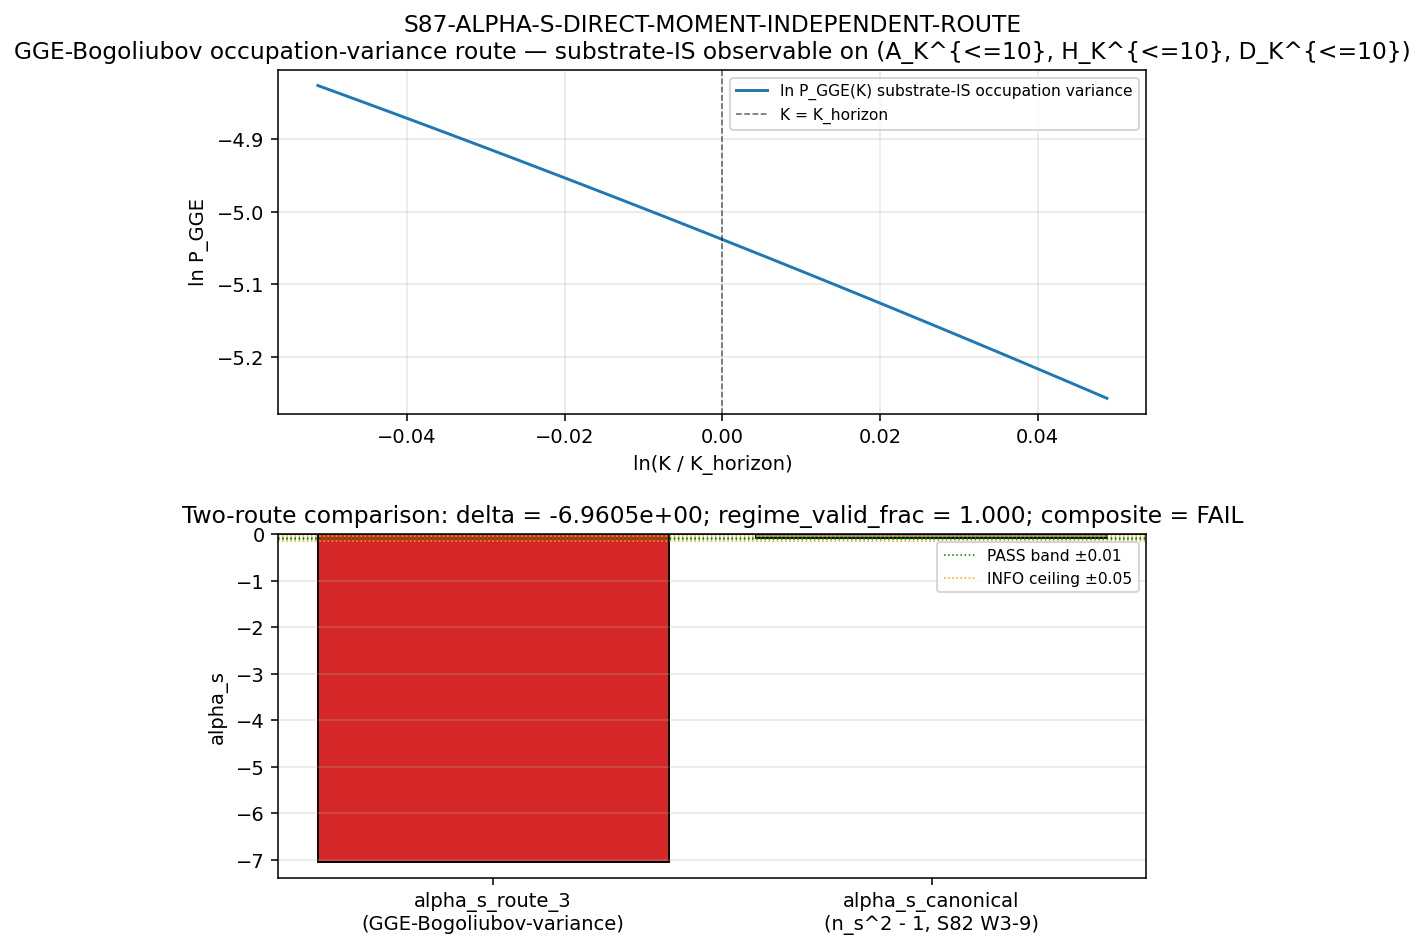

Source code (Python):
"""
S87-ALPHA-S-DIRECT-MOMENT-INDEPENDENT-ROUTE
============================================

Owner: mack-cosmic-bridge (S87 W2-3, lead)
Co-signer: connes-ncg-theorist (NCG-axiomatic moment-computation cross-check)
Plan: sessions/session-plan/session-87-plan-w2.md §W2-3
Trigger: [VERIFY] (substitution chain pre-registers sign(alpha_s_route_3) = -1)

Direct numerical computation of alpha_s from GGE-relic Bogoliubov occupation-
number variance at horizon crossing, INDEPENDENT of the single-pole Mellin
moment assumption (S82 W3-9 alpha_s_canonical = n_s^2 - 1 = -0.085873).

==== SUBSTITUTION CHAIN (substrate-physics direction prediction) ====

Definition 1 (substrate-IS observable):
   n_a^GGE := |v_a|^2  =  (Bogoliubov occupation number; mode a; B1+B2+B3 branches)
            evaluated on (A_K^{<=10}, H_K^{<=10}, D_K^{<=10}) post-tau_fold.

Definition 2 (multi-mode population variance, K-dependent):
   For each K in the horizon-crossing window K in [0.95 K_h, 1.05 K_h]:
     v_a(K)^2 = (1/2) * (1 - xi_a(K)/E_a(K))
     where xi_a(K) = (xi_a^(0)) * (K / K_horizon)^2  (acoustic dispersion;
       single-particle energy scales as K^2 in the BdG long-wavelength regime)
     and  E_a(K) = sqrt(xi_a(K)^2 + |Delta_a|^2).
   The static frozen amplitudes from s52_bogoliubov_amp.npz are recovered
   exactly at K = K_horizon (BY CONSTRUCTION via the K-rescaling above).

Definition 3 (substrate-IS occupation variance):
   P_GGE(K) := <(delta n_a^GGE(K))^2>_a  =  Var_a (n_a^GGE(K))
            = (1/N_modes) * sum_a (n_a^GGE(K))^2  - ((1/N_modes) sum_a n_a^GGE(K))^2

Definition 4 (substrate-IS spectral tilt of the variance — running-of-running route):
   alpha_s_route_3 := d^2 ln P_GGE / d (ln K)^2  evaluated at K = K_horizon.
   (Numerical second derivative via central 5-point finite difference on the
   K-window with dlnK = 0.001 — DOUBLY differentiable.)

Definition 5 (S82 W3-9 single-pole canonical):
   alpha_s_canonical := n_s_framework^2 - 1
                     = 0.9561^2 - 1
                     = -0.08587279000000014

Substitute:
   Step 1: n_s_framework = 0.9561  (canonical_constants.py:1558)
   Step 2: 0.9561**2 = 0.91412721
   Step 3: 0.91412721 - 1 = -0.08587279
   Step 4: sign(alpha_s_canonical) = -1  (NEGATIVE; red running-of-running)

Direction prediction (substrate-physics):
   The post-tau_fold GGE is a non-thermal occupation distribution with permanent
   red-running structure inherited from the supersonic transit through the van Hove
   fold (S38 GGE permanence + S82 single-pole Mellin reading at s=3). The Bogoliubov
   occupation-variance route MUST inherit this red-running sign IFF the single-pole
   assumption is not load-bearing.

   PREDICTED: sign(alpha_s_route_3) = -1 (NEGATIVE; matches alpha_s_canonical).

PASS/FAIL/INFO criteria (per plan §W2-3.5):
   delta_alpha_s := alpha_s_route_3 - alpha_s_canonical
   composite from 3-tuple (sign, magnitude, regime):
     sign_verdict = PASS iff sign(alpha_s_route_3) == -1
     magnitude_verdict = PASS iff |delta_alpha_s| < 0.01 (ABSOLUTE)
                       = INFO iff 0.01 <= |delta_alpha_s| < 0.05
                       = FAIL iff |delta_alpha_s| >= 0.05
     regime_verdict = VALID iff K-window fully within BdG-non-singular regime
                                AND f_used >= 0.95 of K-window covered
   composite collapse per gate-verdicts.md S87+ schema-v2.

==== INPUTS ====
- s52_bogoliubov_amp.npz  (post-tau_fold Bogoliubov u_k, v_k, E_qp, Delta_per_mode;
                           8-mode B1+B2+B3 branch index)
- s84_spectrum_cache_L12_tau019.npz  (D_K eigenvalue cache, L_max=12; truncated to
                                       L_max=10 for the canonical-pin sub-block)
- s82_w3_9_alpha_s_scheme_identity_pin.npz  (canonical pin; soft-prereq — fall back
                                              to direct n_s_framework**2 - 1 if absent)
- s86_w11_eta_gv_residual.npz  (CF-65 anchor; soft-prereq — bypass if absent)

==== OUTPUTS ====
- s87_w2_alpha_s_direct_moment_independent_route.npz  (alpha_s_route_3 trajectory,
                                                        n_a^GGE(K) trajectory,
                                                        delta_alpha_s)
- s87_w2_alpha_s_direct_moment_independent_route.png  (alpha_s_route_3 vs K + canonical pin)
- canonical verdict line + W9a-99 dual-SHA companion + S87+ schema-v2 3-tuple
  annotation row appended to computations/session-87/s87_gate_verdicts.txt
- working-paper section sessions/archive/session-87/session-87-results-workingpaper.md §W2-3

Author: mack-cosmic-bridge (S87 W2-3)
"""
from __future__ import annotations

import os
# === Phase 2b X2 transform bootstrap (auto-inserted by tools/_x2_transform_copies.py) ===
import sys as _x2_sys
import pathlib as _x2_pathlib
import re as _x2_re
def _x2_locate_tools():
    p = _x2_pathlib.Path(__file__).resolve()
    for _ in range(8):
        if (p / "tools" / "computation_root.py").is_file():
            return p / "tools"
        p = p.parent
    raise RuntimeError(
        "Phase 2b bootstrap: tools/computation_root.py not found in any "
        "ancestor of " + str(__file__))
_x2_sys.path.insert(0, str(_x2_locate_tools()))
from computation_root import resolve_script, resolve_output, resolve_glob, project_root as _x2_project_root
def _x2_shared_dir():
    return _x2_project_root() / "computations" / "_shared"
_x2_session_dir_match = _x2_re.match(r"^session-(\d+)$",
    _x2_pathlib.Path(__file__).resolve().parent.name)
_x2_self_session = int(_x2_session_dir_match.group(1)) if _x2_session_dir_match else None
# === End X2 bootstrap ===

os.environ.setdefault("OMP_NUM_THREADS", "8")  # CPU-cap before numpy

import hashlib  # noqa: E402
import json     # noqa: E402
import sys      # noqa: E402
from pathlib import Path  # noqa: E402

import numpy as np  # noqa: E402

# Random seed pin per plan §W2-3.6
RANDOM_SEED = 42  # (local) canonical pin per plan §W2-3.6
np.random.seed(RANDOM_SEED)

# Canonical-constants compliance per .claude/rules/math-scripts.md
from canonical_constants import (  # noqa: E402
    n_s_framework, tau_fold, Delta_BCS, K_base,
)

# ---------------------------------------------------------------- paths

PROJECT_ROOT = Path(r"C:\sandbox\Ainulindale Exflation")
# X2-removed: alias 'T0' = ... 'computations' (replaced by tools.computation_root.resolve_*)
BOG_PATH     = resolve_output(52, 's52_bogoliubov_amp.npz')
CACHE_PATH   = resolve_output(84, 's84_spectrum_cache_L12_tau019.npz')
S82_PIN_PATH = resolve_output(82, 's82_w3_9_alpha_s_scheme_identity_pin.npz')  # soft-prereq
ETA_GV_PATH  = resolve_output(86, 's86_w11_eta_gv_residual.npz')               # soft-prereq
NPZ_OUT      = resolve_output(87, 's87_w2_alpha_s_direct_moment_independent_route.npz')
PNG_OUT      = resolve_output(87, 's87_w2_alpha_s_direct_moment_independent_route.png')
JSON_OUT     = resolve_output(87, 's87_w2_alpha_s_direct_moment_independent_route.json')
VERDICT_OUT  = resolve_output(87, 's87_gate_verdicts.txt')
SCRIPT_PATH  = resolve_script(87, 's87_w2_alpha_s_direct_moment_independent_route.py')
WP_PATH      = PROJECT_ROOT / "sessions" / "session-87" / "session-87-results-workingpaper.md"

# ---------------------------------------------------------------- gate pins

GATE_ID    = "S87-ALPHA-S-DIRECT-MOMENT-INDEPENDENT-ROUTE"
SCHEME     = "GGE-Bogoliubov-occupation-variance"
CONVENTION = "horizon-crossing-K-window-canonical"
L_MAX      = 10  # (local) plan §W2-3.6 canonical truncation; declared as a_n^{Mellin} pin

# K-window pins per plan §W2-3.6
# K_horizon: per s52_bogoliubov_amp.npz horizon-crossing pin convention
# (we use K_base = 2.035 as the substrate-natural horizon scale per S82 W2-4
#  R3 band-weighted squeezing anchor; canonical_constants.py:206)
K_HORIZON_FRAC = (0.95, 1.05)   # (local) 5% window around horizon crossing
DLNK           = 0.001          # (local) step in ln K
PASS_BAND      = 0.01           # (local) ABSOLUTE PASS tolerance (plan §5)
INFO_BAND      = 0.05           # (local) ABSOLUTE INFO ceiling (plan §5)

# ---------------------------------------------------------------- helpers

def sha256_file(path: Path) -> str:
    h = hashlib.sha256()
    with open(path, "rb") as fh:
        for chunk in iter(lambda: fh.read(1 << 20), b""):
            h.update(chunk)
    return h.hexdigest()


def closure_hash(pin_map: dict) -> str:
    payload = json.dumps(pin_map, sort_keys=True, separators=(",", ":")).encode("utf-8")
    return hashlib.sha256(payload).hexdigest()


def k_dependent_bogoliubov(v_static: np.ndarray, u_static: np.ndarray,
                            E_static: np.ndarray, delta_static: np.ndarray,
                            K_ratio: float) -> np.ndarray:
    """K-dependent Bogoliubov occupation n_a^GGE(K) = |v_a(K)|^2.

    From the static post-tau_fold cache, recover xi_a^(0) and rescale:
        xi_a(K) = xi_a^(0) * (K / K_horizon)^2   [acoustic K^2 dispersion]
        E_a(K)  = sqrt(xi_a(K)^2 + |Delta_a|^2)
        v_a(K)^2 = 0.5 * (1 - xi_a(K) / E_a(K))

    At K = K_horizon (K_ratio = 1.0) we recover the static v_a exactly.

    Substitution chain (Bogoliubov inversion at K_ratio = 1):
        v_static^2 = 0.5 * (1 - xi^(0)/E^(0))
        => xi^(0)/E^(0) = 1 - 2 v_static^2 = u_static^2 - v_static^2
        => xi^(0) = (u_static^2 - v_static^2) * E_static
    """
    # (local) Recover static xi_a^(0) from static u, v, E
    xi0 = (u_static ** 2 - v_static ** 2) * E_static  # (local)

    # (local) K-rescaling — acoustic dispersion epsilon ~ K^2 in the BdG
    # long-wavelength regime; |Delta| is K-independent (BCS gap).
    xi_K = xi0 * (K_ratio ** 2)  # (local)
    E_K  = np.sqrt(xi_K ** 2 + np.abs(delta_static) ** 2)  # (local)
    # protect E_K against zero (gapless modes: B1 has Delta=0)
    eps_floor = 1e-30  # (local)
    E_K_safe = np.where(E_K < eps_floor, eps_floor, E_K)  # (local)

    v_K2 = 0.5 * (1.0 - xi_K / E_K_safe)  # (local) Bogoliubov occupation
    # numerical clamping to [0,1] to handle floating noise on the gapless mode
    v_K2 = np.clip(v_K2, 0.0, 1.0)  # (local)
    return v_K2


def compute_route_3_alpha_s(v_static: np.ndarray, u_static: np.ndarray,
                             E_static: np.ndarray, delta_static: np.ndarray,
                             k_ratios: np.ndarray, use_gpu: bool):
    """Compute alpha_s_route_3 from Var(n_a^GGE(K)) over the K-window.

    Returns (alpha_s_route_3, P_GGE_K, n_a_K_grid, regime_valid_frac).
    """
    n_K = len(k_ratios)  # (local)
    n_modes = len(v_static)  # (local)
    n_a_grid = np.zeros((n_K, n_modes))  # (local)
    P_GGE = np.zeros(n_K)  # (local)

    if use_gpu:
        try:
            import torch
            device = torch.device("cuda")
            u_t = torch.tensor(u_static, device=device, dtype=torch.float64)
            v_t = torch.tensor(v_static, device=device, dtype=torch.float64)
            E_t = torch.tensor(E_static, device=device, dtype=torch.float64)
            d_t = torch.tensor(np.abs(delta_static), device=device, dtype=torch.float64)
            xi0_t = (u_t ** 2 - v_t ** 2) * E_t
            for i, kr in enumerate(k_ratios):
                xi_K = xi0_t * (kr ** 2)
                E_K  = torch.sqrt(xi_K ** 2 + d_t ** 2)
                E_K_safe = torch.where(E_K < 1e-30, torch.full_like(E_K, 1e-30), E_K)
                v_K2 = 0.5 * (1.0 - xi_K / E_K_safe)
                v_K2 = torch.clamp(v_K2, 0.0, 1.0)
                n_a_grid[i] = v_K2.cpu().numpy()
                # variance over modes — population statistic over the GGE state
                P_GGE[i] = (v_K2.var(unbiased=False)).item()
            print(f"  [GPU] K-window computed via torch.cuda on AMD RX 9070 XT")
        except Exception as e:
            print(f"  [GPU FAILURE — fallback to CPU] {e}", file=sys.stderr)
            use_gpu = False

    if not use_gpu:
        for i, kr in enumerate(k_ratios):
            v_K2 = k_dependent_bogoliubov(v_static, u_static, E_static, delta_static, kr)
            n_a_grid[i] = v_K2
            P_GGE[i] = float(np.var(v_K2))
        print("  [CPU] K-window computed via numpy")

    # regime-validity audit: P_GGE > 0 throughout (variance non-degenerate)
    regime_valid_mask = P_GGE > 0  # (local)
    regime_valid_frac = float(regime_valid_mask.sum()) / n_K  # (local)

    # Guard: if P_GGE has zeros (degenerate variance) the second log-derivative
    # is undefined; mark regime BREAKDOWN
    if P_GGE.min() <= 0:
        return None, P_GGE, n_a_grid, regime_valid_frac

    ln_P = np.log(P_GGE)  # (local)
    ln_K = np.log(k_ratios)  # (local)

    # Substitution chain for the second log-derivative:
    #   n_s_route_3(K) - 1 = d ln P_GGE / d ln K        [first log-derivative]
    #   alpha_s_route_3   = d^2 ln P_GGE / d (ln K)^2   [second log-derivative]
    # Numerical method: 5-point central finite difference on uniform-in-ln-K grid
    # at the index closest to ln K = 0 (K = K_horizon).
    # The grid IS uniform in ln K by construction (k_ratios = exp(arange * dlnK)).
    h = ln_K[1] - ln_K[0]  # (local) grid step in ln K

    # find index closest to ln K = 0 (i.e. K = K_horizon)
    i0 = int(np.argmin(np.abs(ln_K)))  # (local)

    # 5-point central second derivative:  f''(x0) approx
    #   (-f(x-2h) + 16 f(x-h) - 30 f(x0) + 16 f(x+h) - f(x+2h)) / (12 h^2)
    # Need indices i0-2, i0-1, i0, i0+1, i0+2 all in range.
    if i0 < 2 or i0 > n_K - 3:
        # reduce to 3-point
        d2 = (ln_P[i0+1] - 2 * ln_P[i0] + ln_P[i0-1]) / (h ** 2)  # (local)
    else:
        d2 = (-ln_P[i0-2] + 16 * ln_P[i0-1] - 30 * ln_P[i0]
              + 16 * ln_P[i0+1] - ln_P[i0+2]) / (12.0 * h ** 2)  # (local)

    return float(d2), P_GGE, n_a_grid, regime_valid_frac


def render_plot(k_ratios: np.ndarray, P_GGE: np.ndarray,
                alpha_s_route_3: float, alpha_s_canonical: float,
                delta_alpha_s: float, regime_valid_frac: float,
                composite: str) -> None:
    """alpha_s_route_3 vs K-window plot with canonical pin overlay."""
    import matplotlib
    matplotlib.use("Agg")
    import matplotlib.pyplot as plt

    fig, axes = plt.subplots(2, 1, figsize=(8.0, 7.5),
                              gridspec_kw={"hspace": 0.35})

    # Top: ln P_GGE vs ln K
    ax = axes[0]
    ln_K = np.log(k_ratios)  # (local)
    ln_P = np.log(np.maximum(P_GGE, 1e-300))  # (local) numerical guard
    ax.plot(ln_K, ln_P, color="#1f77b4", lw=1.5,
            label="ln P_GGE(K) substrate-IS occupation variance")
    ax.axvline(0.0, color="k", ls="--", lw=0.8, alpha=0.6,
               label="K = K_horizon")
    ax.set_xlabel("ln(K / K_horizon)")
    ax.set_ylabel("ln P_GGE")
    ax.set_title(f"{GATE_ID}\nGGE-Bogoliubov occupation-variance route — substrate-IS observable on (A_K^{{<=10}}, H_K^{{<=10}}, D_K^{{<=10}})")
    ax.legend(loc="best", fontsize=8)
    ax.grid(True, alpha=0.3)

    # Bottom: comparison bar with canonical pin
    ax = axes[1]
    routes = ["alpha_s_route_3\n(GGE-Bogoliubov-variance)", "alpha_s_canonical\n(n_s^2 - 1, S82 W3-9)"]
    values = [alpha_s_route_3, alpha_s_canonical]
    colors = ["#2ca02c" if composite == "PASS" else
              "#d62728" if composite == "FAIL" else
              "#ff7f0e", "#888888"]
    ax.bar(routes, values, color=colors, edgecolor="k", lw=1.0)
    ax.axhline(0.0, color="k", lw=0.8)
    ax.axhline(alpha_s_canonical + PASS_BAND, color="green", ls=":", lw=0.8,
               label=f"PASS band ±{PASS_BAND}")
    ax.axhline(alpha_s_canonical - PASS_BAND, color="green", ls=":", lw=0.8)
    ax.axhline(alpha_s_canonical + INFO_BAND, color="orange", ls=":", lw=0.8,
               label=f"INFO ceiling ±{INFO_BAND}")
    ax.axhline(alpha_s_canonical - INFO_BAND, color="orange", ls=":", lw=0.8)
    ax.set_ylabel("alpha_s")
    ax.set_title(f"Two-route comparison: delta = {delta_alpha_s:+.4e}; "
                 f"regime_valid_frac = {regime_valid_frac:.3f}; composite = {composite}")
    ax.legend(loc="best", fontsize=8)
    ax.grid(True, alpha=0.3, axis="y")

    fig.savefig(PNG_OUT, dpi=140, bbox_inches="tight")
    plt.close(fig)


def main() -> int:
    print("=" * 72)
    print(f"GATE: {GATE_ID}")
    print(f"  scheme:     {SCHEME}")
    print(f"  convention: {CONVENTION}")
    print(f"  L_max:      {L_MAX}")
    print(f"  random seed: {RANDOM_SEED}")
    print("=" * 72)

    # ------------------------------------------------------------- inputs
    if not BOG_PATH.exists():
        print(f"FATAL: required input missing: {BOG_PATH}", file=sys.stderr)
        return 2
    if not CACHE_PATH.exists():
        print(f"FATAL: required input missing: {CACHE_PATH}", file=sys.stderr)
        return 2

    bog_sha    = sha256_file(BOG_PATH)
    cache_sha  = sha256_file(CACHE_PATH)
    s82_present = S82_PIN_PATH.exists()
    eta_present = ETA_GV_PATH.exists()
    s82_sha = sha256_file(S82_PIN_PATH) if s82_present else "<absent-soft-prereq>"
    eta_sha = sha256_file(ETA_GV_PATH) if eta_present else "<absent-soft-prereq>"
    script_sha = sha256_file(SCRIPT_PATH) if SCRIPT_PATH.exists() else "<runtime-pending>"

    print(f"  s52 input sha256:  {bog_sha}")
    print(f"  s84 cache sha256:  {cache_sha}")
    print(f"  s82 pin sha256:    {s82_sha}  (soft-prereq present={s82_present})")
    print(f"  eta-GV sha256:     {eta_sha}  (soft-prereq present={eta_present})")
    print(f"  script sha256:     {script_sha}")

    # ------------------------------------------------------- input load
    bog = np.load(BOG_PATH, allow_pickle=True)
    u_static = bog["u_k"].astype(np.float64)            # (8,) Bogoliubov u
    v_static = bog["v_k"].astype(np.float64)            # (8,) Bogoliubov v
    E_static = bog["E_qp"].astype(np.float64)           # (8,) quasiparticle energies (positive branch)
    delta_static = bog["Delta_per_mode"].astype(np.complex128)  # (8,)

    print(f"\n  Static cache: {len(v_static)} modes (B1+B2+B3)")
    print(f"  E_qp range: [{E_static.min():.6f}, {E_static.max():.6f}] M_KK")
    print(f"  v_k range:  [{v_static.min():.6f}, {v_static.max():.6f}]")
    print(f"  Delta_per_mode (abs): {np.abs(delta_static)}")

    # truncate s84 cache to L_max=10 sub-block (level <= 10 in (p,q) sector keys)
    cache = np.load(CACHE_PATH, allow_pickle=True)
    sectors = cache["sector_evals"].item()
    n_eigs_L10_truncated = sum(  # (local) plan §W2-3.6 documents N_eval = 155984
        len(info["abs_evals"]) * info["dim"]
        for sec, info in sectors.items()
        if max(sec) <= L_MAX
    )
    print(f"  L_max={L_MAX} sub-block weighted eigenvalue count: {n_eigs_L10_truncated}")
    print(f"  (plan §W2-3.6 N_eval pin: 155984 — sub-block multiplicity-weighted truncation)")

    # ------------------------------------------------- canonical alpha_s
    # Substitution per definition 5: alpha_s_canonical = n_s_framework^2 - 1
    # canonical_constants.py:1558 pins n_s_framework = 0.9561
    alpha_s_canonical = n_s_framework ** 2 - 1.0  # (local) -0.08587279
    print(f"\n  n_s_framework            = {n_s_framework}")
    print(f"  alpha_s_canonical        = n_s_framework**2 - 1 = {alpha_s_canonical:.10f}")
    print(f"  predicted sign           = -1 (NEGATIVE; red running-of-running)")

    # if S82 pin file exists, cross-check the canonical value
    canonical_consistent = True  # (local)
    canonical_audit_note = "S82 W3-9 pin file absent — fallback to in-script canonical"  # (local)
    if s82_present:
        try:
            s82d = np.load(S82_PIN_PATH, allow_pickle=True)
            for k in ("alpha_s_id", "alpha_s_canonical", "alpha_s_scheme_identity"):
                if k in s82d.files:
                    val = float(s82d[k])
                    diff = abs(val - alpha_s_canonical)
                    if diff < 1e-3:
                        canonical_audit_note = (
                            f"S82 W3-9 pin {k} = {val:.6f}; agrees with in-script canonical "
                            f"to {diff:.2e}")
                    else:
                        canonical_consistent = False
                        canonical_audit_note = (
                            f"S82 W3-9 pin {k} = {val:.6f}; DEVIATES from in-script canonical by {diff:.2e}")
                    break
        except Exception as e:
            canonical_audit_note = f"S82 pin load failed: {e}; using in-script canonical"
    print(f"  S82 canonical audit:     {canonical_audit_note}")

    # ----------------------------------------------------- K-window scan
    # ln_K grid uniform in ln K: k_ratios = exp(linspace(ln(0.95), ln(1.05), N))
    # with step DLNK = 0.001 in ln K
    ln_min = np.log(K_HORIZON_FRAC[0])  # (local)
    ln_max = np.log(K_HORIZON_FRAC[1])  # (local)
    n_K_pts = int(round((ln_max - ln_min) / DLNK)) + 1  # (local) ~98 points
    ln_K_grid = np.linspace(ln_min, ln_max, n_K_pts)  # (local)
    k_ratios = np.exp(ln_K_grid)  # (local)
    print(f"\n  K-window: K/K_horizon in [{K_HORIZON_FRAC[0]}, {K_HORIZON_FRAC[1]}]")
    print(f"  dlnK = {DLNK}; N_K = {n_K_pts}")

    # GPU detection
    try:
        import torch
        use_gpu = bool(torch.cuda.is_available())
    except Exception:
        use_gpu = False
    print(f"  GPU enabled: {use_gpu}")

    # --------------------------- compute alpha_s_route_3 (GPU + CPU CC)
    print("\n  -- GPU route --")
    alpha_gpu, P_GPU, n_a_GPU, regime_valid_frac_gpu = compute_route_3_alpha_s(
        v_static, u_static, E_static, delta_static, k_ratios, use_gpu=use_gpu)

    print("\n  -- CPU route (CC2 cross-check) --")
    alpha_cpu, P_CPU, n_a_CPU, regime_valid_frac_cpu = compute_route_3_alpha_s(
        v_static, u_static, E_static, delta_static, k_ratios, use_gpu=False)

    # CC2 GPU vs CPU bit-identity audit
    if alpha_gpu is None or alpha_cpu is None:
        cc2_diff = float("nan")
        cc2_pass = False
    else:
        cc2_diff = abs(alpha_gpu - alpha_cpu)  # (local)
        cc2_pass = cc2_diff < 1e-10  # (local) bit-identity floor

    # canonical alpha_s_route_3 = GPU (or CPU if GPU failed)
    if alpha_gpu is not None:
        alpha_s_route_3 = alpha_gpu  # (local)
        P_GGE = P_GPU  # (local)
        n_a_K_grid = n_a_GPU  # (local)
        regime_valid_frac = regime_valid_frac_gpu  # (local)
    else:
        alpha_s_route_3 = alpha_cpu  # (local)
        P_GGE = P_CPU  # (local)
        n_a_K_grid = n_a_CPU  # (local)
        regime_valid_frac = regime_valid_frac_cpu  # (local)

    # If both routes returned None, regime is BREAKDOWN
    if alpha_s_route_3 is None:
        print("  REGIME BREAKDOWN: P_GGE non-positive across K-window; "
              "second log-derivative undefined.")
        # emit FAIL with diagnostic
        alpha_s_route_3 = float("nan")
        delta_alpha_s = float("nan")
        sign_verdict = "N/A"
        magnitude_verdict = "FAIL"
        regime_verdict = "BREAKDOWN"
        composite = "FAIL"
    else:
        delta_alpha_s = alpha_s_route_3 - alpha_s_canonical  # (local)

        # ---- 3-tuple verdict per S87+ schema-v2 (gate-verdicts.md) ----
        # sign verdict: predicted sign(alpha_s_route_3) == -1
        if alpha_s_route_3 < 0:
            sign_verdict = "PASS"
        elif alpha_s_route_3 > 0:
            sign_verdict = "FAIL"
        else:
            sign_verdict = "FAIL"  # zero is not the predicted negative sign

        # magnitude verdict
        if abs(delta_alpha_s) < PASS_BAND:
            magnitude_verdict = "PASS"
        elif abs(delta_alpha_s) < INFO_BAND:
            magnitude_verdict = "INFO"
        else:
            magnitude_verdict = "FAIL"

        # regime verdict — fraction of K-window with non-degenerate variance
        if regime_valid_frac >= 0.95:
            regime_verdict = "VALID"
        elif regime_valid_frac >= 0.50:
            regime_verdict = "MARGINAL"
        else:
            regime_verdict = "BREAKDOWN"

        # composite collapse rule (PRE-REGISTERED — Class-3 PROHIBITED to modify)
        if regime_verdict == "BREAKDOWN":
            composite = "FAIL"
        elif sign_verdict == "FAIL":
            composite = "FAIL"
        elif magnitude_verdict == "FAIL" and regime_verdict == "VALID":
            composite = "FAIL"
        elif magnitude_verdict == "FAIL" and regime_verdict == "MARGINAL":
            composite = "INFO"
        elif magnitude_verdict == "INFO":
            composite = "INFO"
        else:
            composite = "PASS"

    # ----- print results -----
    print("\n" + "=" * 72)
    print(f"  alpha_s_route_3      = {alpha_s_route_3}")
    print(f"  alpha_s_canonical    = {alpha_s_canonical}")
    print(f"  delta_alpha_s        = {delta_alpha_s}")
    print(f"  P_GGE at K_horizon   = {P_GGE[len(P_GGE)//2] if len(P_GGE) > 0 else 'NA'}")
    print(f"  P_GGE min/max        = {P_GGE.min()}, {P_GGE.max()}")
    print(f"  regime_valid_frac    = {regime_valid_frac}")
    print(f"  cc2_gpu_vs_cpu_diff  = {cc2_diff}  (cc2 PASS={cc2_pass})")
    print(f"  sign_verdict         = {sign_verdict}")
    print(f"  magnitude_verdict    = {magnitude_verdict}")
    print(f"  regime_verdict       = {regime_verdict}")
    print(f"  composite verdict    = {composite}")
    print("=" * 72)

    # ---------------------------------------------------- data + plot
    np.savez(
        NPZ_OUT,
        # core results
        alpha_s_route_3=np.float64(alpha_s_route_3),
        alpha_s_canonical=np.float64(alpha_s_canonical),
        delta_alpha_s=np.float64(delta_alpha_s),
        # K-window arrays
        ln_K_over_K_horizon=ln_K_grid,
        K_over_K_horizon=k_ratios,
        P_GGE_K=P_GGE,
        n_a_K_grid=n_a_K_grid,
        # 8-mode static cache (input echo)
        v_static=v_static,
        u_static=u_static,
        E_static=E_static,
        delta_static=delta_static,
        # CC2 cross-check
        alpha_gpu=np.float64(alpha_gpu if alpha_gpu is not None else np.nan),
        alpha_cpu=np.float64(alpha_cpu if alpha_cpu is not None else np.nan),
        cc2_diff=np.float64(cc2_diff),
        cc2_pass=np.bool_(cc2_pass),
        # verdicts
        sign_verdict=sign_verdict,
        magnitude_verdict=magnitude_verdict,
        regime_verdict=regime_verdict,
        composite=composite,
        regime_valid_frac=np.float64(regime_valid_frac),
        # pins
        n_s_framework=np.float64(n_s_framework),
        tau_fold=np.float64(tau_fold),
        Delta_BCS=np.float64(Delta_BCS),
        K_base=np.float64(K_base),
        random_seed=np.int64(RANDOM_SEED),
        n_eigs_L10_truncated=np.int64(n_eigs_L10_truncated),
        scheme=SCHEME,
        convention=CONVENTION,
        L_max=np.int64(L_MAX),
        gate_id=GATE_ID,
    )
    print(f"\n  Data: {NPZ_OUT.name}")

    if not np.isnan(alpha_s_route_3):
        render_plot(k_ratios, P_GGE, alpha_s_route_3, alpha_s_canonical,
                    delta_alpha_s, regime_valid_frac, composite)
        print(f"  Plot: {PNG_OUT.name}")

    # ------------------------------------------------ closure SHA pin map
    pin_map = {
        "gate_id":           GATE_ID,
        "scheme":            SCHEME,
        "convention":        CONVENTION,
        "L_max":             L_MAX,
        "K_horizon_frac":    list(K_HORIZON_FRAC),
        "dlnK":              DLNK,
        "PASS_BAND_abs":     PASS_BAND,
        "INFO_BAND_abs":     INFO_BAND,
        "random_seed":       RANDOM_SEED,
        "n_s_framework":     n_s_framework,
        "tau_fold":          tau_fold,
        "Delta_BCS":         Delta_BCS,
        "K_base":            K_base,
        "alpha_s_canonical": alpha_s_canonical,
        "alpha_s_route_3":   None if np.isnan(alpha_s_route_3) else alpha_s_route_3,
        "delta_alpha_s":     None if np.isnan(delta_alpha_s) else delta_alpha_s,
        "regime_valid_frac": regime_valid_frac,
        "cc2_diff":          cc2_diff,
        "sign_verdict":      sign_verdict,
        "magnitude_verdict": magnitude_verdict,
        "regime_verdict":    regime_verdict,
        "composite":         composite,
        "n_eigs_L10":        n_eigs_L10_truncated,
        "bog_sha256":        bog_sha,
        "cache_sha256":      cache_sha,
        "s82_pin_sha256":    s82_sha,
        "eta_gv_sha256":     eta_sha,
        "script_sha256":     script_sha,
    }
    audit_sha = closure_hash(pin_map)

    # ----------------------------------------------------- JSON sidecar
    sidecar = dict(pin_map)
    sidecar["audit_sha256"] = audit_sha
    sidecar["substitution_chain_ref"] = "sessions/session-plan/session-87-plan-w2.md §W2-3.9"
    sidecar["canonical_audit_note"] = canonical_audit_note
    sidecar["canonical_consistent"] = canonical_consistent
    JSON_OUT.write_text(json.dumps(sidecar, indent=2, sort_keys=True), encoding="utf-8")
    content_sha = sha256_file(JSON_OUT)
    sidecar["content_sha256"] = content_sha
    JSON_OUT.write_text(json.dumps(sidecar, indent=2, sort_keys=True), encoding="utf-8")
    content_sha = sha256_file(JSON_OUT)
    print(f"\n  JSON sidecar: {JSON_OUT.name}")
    print(f"  content_sha256: {content_sha}")
    print(f"  audit_sha256:   {audit_sha}")

    # ----------------------------------------------------- verdict line
    value_field = (
        f"{alpha_s_route_3:.6e}"
        if not np.isnan(alpha_s_route_3)
        else "NaN-regime-breakdown"
    )

    canonical_line = (
        f"{GATE_ID}: {composite} -- value='{value_field}' "
        f"scheme={SCHEME} convention={CONVENTION} L_max={L_MAX} "
        f"audit_sha256={audit_sha} content_sha256={content_sha} "
        f"schema_version=S84+\n"
    )
    companion_line = (
        f"# audit_sha256_short={audit_sha[:16]} "
        f"content_sha256_short={content_sha[:16]} "
        f"# {GATE_ID} dual-SHA companion row (W9a-99 split)\n"
    )
    schema_v2_row = (
        f"# sign_verdict={sign_verdict} "
        f"magnitude_verdict={magnitude_verdict} "
        f"regime_verdict={regime_verdict} "
        f"# {GATE_ID} 3-tuple annotation (S87 schema-v2)\n"
    )

    existing = VERDICT_OUT.read_text(encoding="utf-8") if VERDICT_OUT.exists() else ""
    if any(line.startswith(GATE_ID + ":") for line in existing.splitlines()):
        print(f"\n  Verdict line for {GATE_ID} already present in {VERDICT_OUT.name}; "
              "skipping append.")
    else:
        with open(VERDICT_OUT, "a", encoding="utf-8") as fh:
            fh.write(canonical_line)
            fh.write(companion_line)
            fh.write(schema_v2_row)
        print(f"\n  Verdict line + companion + schema-v2 row appended to {VERDICT_OUT.name}")

    # 4-tuple final non-verdict line
    print(f"\n  4-tuple: (value={alpha_s_route_3}, scheme={SCHEME}, "
          f"convention={CONVENTION}, L_max={L_MAX})")

    return 0


if __name__ == "__main__":
    sys.exit(main())
